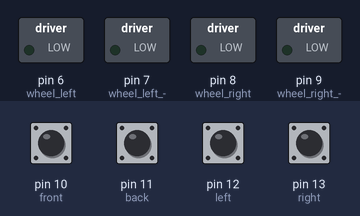
Recording of a sketch running on a simulated Arduino Uno, built with avr-gcc and run on an emulated ATmega328P. On the bench: switched loads named in the sketch (green lamp = pin HIGH). Inputs (shaded band) come from the test bench; at power-on: pin 10 (front), pin 11 (back), pin 12 (left), pin 13 (right) HIGH.

Above: at 1.2 s.
1.3 s: pin 10 (front) pulled LOW for 0.15 s
At 1.37 s:
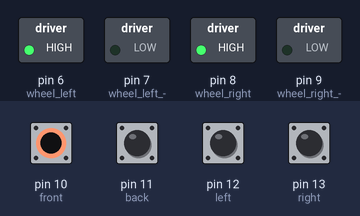
2.9 s: pin 11 (back) pulled LOW for 0.15 s
At 2.97 s:
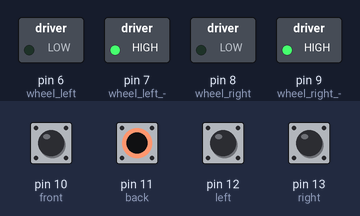
4.5 s: pin 12 (left) pulled LOW for 0.15 s
At 4.57 s:
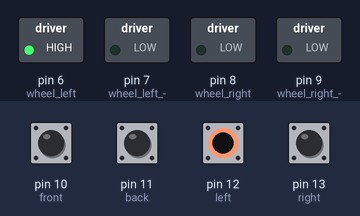
6.1 s: pin 13 (right) pulled LOW for 0.15 s
At 6.17 s:
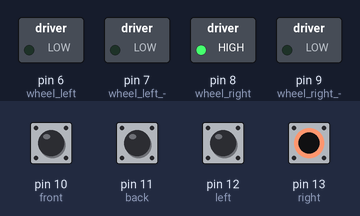
Timing chart, 0 to 8.7 s (numbered marks = the images above; inputs shaded):
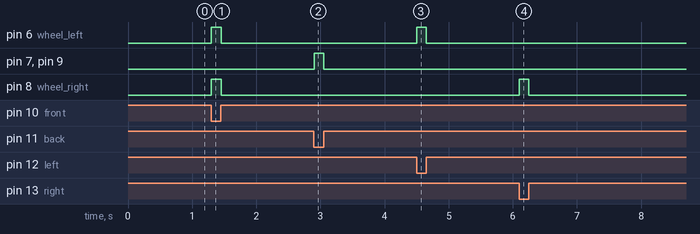

Measured:
- after the input at 1.3 s, pin 6 (wheel_left), pin 8 (wheel_right): LOW → HIGH at once, → LOW 0.15 s later
- after the input at 2.9 s, pin 7 (wheel_left_-), pin 9 (wheel_right_-): LOW → HIGH at once, → LOW 0.15 s later
- after the input at 4.5 s, pin 6 (wheel_left): LOW → HIGH at once, → LOW 0.15 s later
- after the input at 6.1 s, pin 8 (wheel_right): LOW → HIGH at once, → LOW 0.15 s later

The sketch:

rc_car_button.ino
```cpp
void setup() {
  pinMode(6, OUTPUT); //wheel left +
  pinMode(7, OUTPUT); //wheel left -
  pinMode(8, OUTPUT); //wheel right +
  pinMode(9, OUTPUT); //wheel right -
  pinMode(10, INPUT_PULLUP); //front
  pinMode(11, INPUT_PULLUP); //back
  pinMode(12, INPUT_PULLUP); //left
  pinMode(13, INPUT_PULLUP); //right
}

void loop() {
  if(digitalRead(10) == LOW) //front
  {
    digitalWrite(6, HIGH);
    digitalWrite(7, LOW);
    digitalWrite(8, HIGH);
    digitalWrite(9, LOW);
  }
  else if(digitalRead(11) == LOW) //back
  {
    digitalWrite(6, LOW);
    digitalWrite(7, HIGH);
    digitalWrite(8, LOW);
    digitalWrite(9, HIGH);
  }
  else if(digitalRead(12) == LOW) //right
  {
    digitalWrite(6, HIGH); //right
    digitalWrite(7, LOW);
    digitalWrite(8, LOW);
    digitalWrite(9, LOW);
  }
  else if(digitalRead(13) == LOW) //left
  {
    digitalWrite(6, LOW); //left (4)
    digitalWrite(7, LOW);
    digitalWrite(8, HIGH);
    digitalWrite(9, LOW);
  }
  else
  {
    digitalWrite(6, LOW);
    digitalWrite(7, LOW);
    digitalWrite(8, LOW);
    digitalWrite(9, LOW);
  }

}
```
